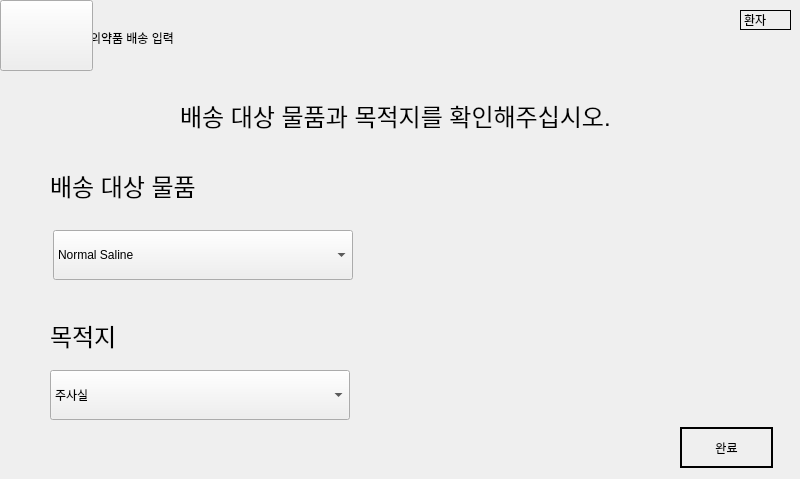
<?xml version="1.0" encoding="UTF-8"?>
<ui version="4.0">
 <class>Dialog</class>
 <widget class="QDialog" name="Dialog">
  <property name="geometry">
   <rect>
    <x>0</x>
    <y>0</y>
    <width>800</width>
    <height>479</height>
   </rect>
  </property>
  <property name="windowTitle">
   <string>Dialog</string>
  </property>
  <property name="styleSheet">
   <string notr="true">QMainWindow { background-color: #F0F0F0; }</string>
  </property>
  <widget class="QLabel" name="deliver_text">
   <property name="geometry">
    <rect>
     <x>90</x>
     <y>30</y>
     <width>131</width>
     <height>16</height>
    </rect>
   </property>
   <property name="text">
    <string>의약품 배송 입력</string>
   </property>
  </widget>
  <widget class="QLabel" name="deliver_text1">
   <property name="geometry">
    <rect>
     <x>50</x>
     <y>170</y>
     <width>389</width>
     <height>31</height>
    </rect>
   </property>
   <property name="styleSheet">
    <string notr="true">#deliver_text1{font-size: 24px; font-family: 'Arial';}</string>
   </property>
   <property name="text">
    <string>배송 대상 물품</string>
   </property>
  </widget>
  <widget class="QLabel" name="deliver_text2">
   <property name="geometry">
    <rect>
     <x>50</x>
     <y>310</y>
     <width>389</width>
     <height>51</height>
    </rect>
   </property>
   <property name="styleSheet">
    <string notr="true">#deliver_text2{font-size: 24px; font-family: 'Arial';}</string>
   </property>
   <property name="text">
    <string>목적지</string>
   </property>
  </widget>
  <widget class="QPushButton" name="completion_button">
   <property name="geometry">
    <rect>
     <x>680</x>
     <y>427</y>
     <width>93</width>
     <height>41</height>
    </rect>
   </property>
   <property name="styleSheet">
    <string notr="true">QPushButton{border: 2px solid black; ;}
#completion_image{font-size: 24px; font-family: 'Arial';}
QPushButton:hover {
background-color: skyblue;
}</string>
   </property>
   <property name="text">
    <string>완료</string>
   </property>
  </widget>
  <widget class="QPushButton" name="navigation_image">
   <property name="geometry">
    <rect>
     <x>0</x>
     <y>0</y>
     <width>93</width>
     <height>71</height>
    </rect>
   </property>
   <property name="styleSheet">
    <string notr="true">#navigation_image{border-image: url(:/home/home.png)}</string>
   </property>
   <property name="text">
    <string/>
   </property>
  </widget>
  <widget class="QLabel" name="medical_text">
   <property name="geometry">
    <rect>
     <x>740</x>
     <y>10</y>
     <width>51</width>
     <height>20</height>
    </rect>
   </property>
   <property name="styleSheet">
    <string notr="true">#medical_text{border: 1px solid black;}</string>
   </property>
   <property name="text">
    <string>환자</string>
   </property>
  </widget>
  <widget class="QLabel" name="deliver_announcement">
   <property name="geometry">
    <rect>
     <x>180</x>
     <y>90</y>
     <width>511</width>
     <height>51</height>
    </rect>
   </property>
   <property name="styleSheet">
    <string notr="true">#deliver_announcement{font-size: 24px; font-family: 'Arial';}</string>
   </property>
   <property name="text">
    <string>배송 대상 물품과 목적지를 확인해주십시오.</string>
   </property>
  </widget>
  <widget class="QComboBox" name="comboBox">
   <property name="geometry">
    <rect>
     <x>53</x>
     <y>230</y>
     <width>300</width>
     <height>50</height>
    </rect>
   </property>
   <item>
    <property name="text">
     <string>Normal Saline</string>
    </property>
   </item>
   <item>
    <property name="text">
     <string>Fluid</string>
    </property>
   </item>
   <item>
    <property name="text">
     <string>Needle</string>
    </property>
   </item>
   <item>
    <property name="text">
     <string>Syringe</string>
    </property>
   </item>
   <item>
    <property name="text">
     <string>Kelly</string>
    </property>
   </item>
   <item>
    <property name="text">
     <string>Scissors</string>
    </property>
   </item>
   <item>
    <property name="text">
     <string>Mess</string>
    </property>
   </item>
  </widget>
  <widget class="QComboBox" name="comboBox_2">
   <property name="geometry">
    <rect>
     <x>50</x>
     <y>370</y>
     <width>300</width>
     <height>50</height>
    </rect>
   </property>
   <item>
    <property name="text">
     <string>주사실</string>
    </property>
   </item>
  </widget>
 </widget>
 <resources>
  <include location="home.qrc"/>
 </resources>
 <connections/>
</ui>
